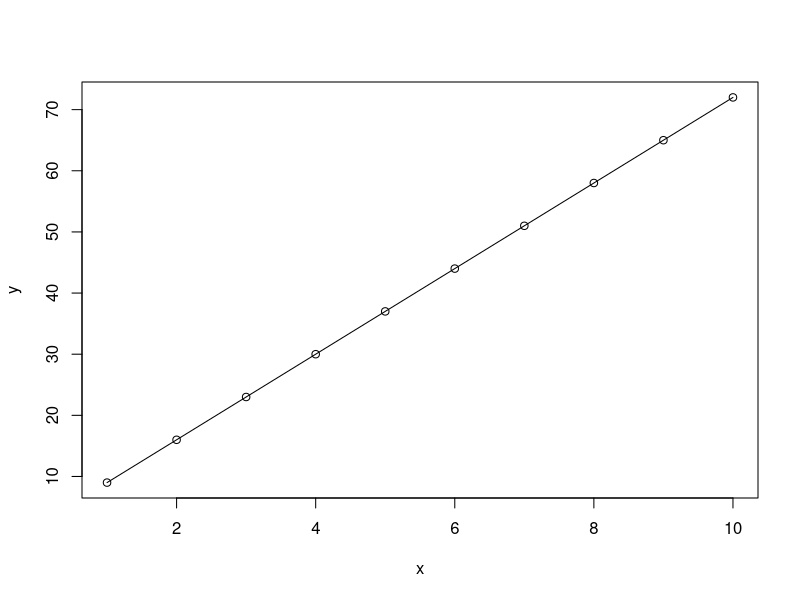

The R script that drew this image:
## ---- chunk 1
x <- "Version0\nThis\tis intro.\nWe will keep building."
writeLines(x) # see also ?strwra
## ---- chunk 2
x <- c(7.4, 5.2, 10.2, 3.3)
print(x)
## ---- chunk 3
length(x)
y <- 2*x - 4 #basic arithmetic
print(y)
## ---- chunk 4
even_n <- seq(2, 20, 2)
odd_n <- seq(1,19, 2)
even_n
odd_n
## ---- chunk 5
rep1 <- rep(1:3, 2)
rep2 <- rep(1:3, each = 2)
rep1
rep2
## ---- chunk 6
x <- c(seq(2, 6, 2), NA)
x
## ---- chunk 7
y <- x[!is.na(x)]
y
## ---- chunk 8
even_n <- seq(2, 20, 2)
paste("The second element of even_n is", even_n[2], 
      sep = " ")
## ---- chunk 9
x <- "long\tlines can be\nbroken with newlines"
print(x)
writeLines(x) # see also ?strwra
## ---- chunk 10
a <- c("A", "B","C")
a
class(a)
## ---- chunk 11
x <- seq(1, 10, 1)
class(x)
## ---- chunk 12
x <- seq(1, 10, 1)
y <- 2 + x*7
plot(x, y)
lines(x, y)
## ---- chunk 13
z <- " practice\n practice\n practice"
writeLines(z)
